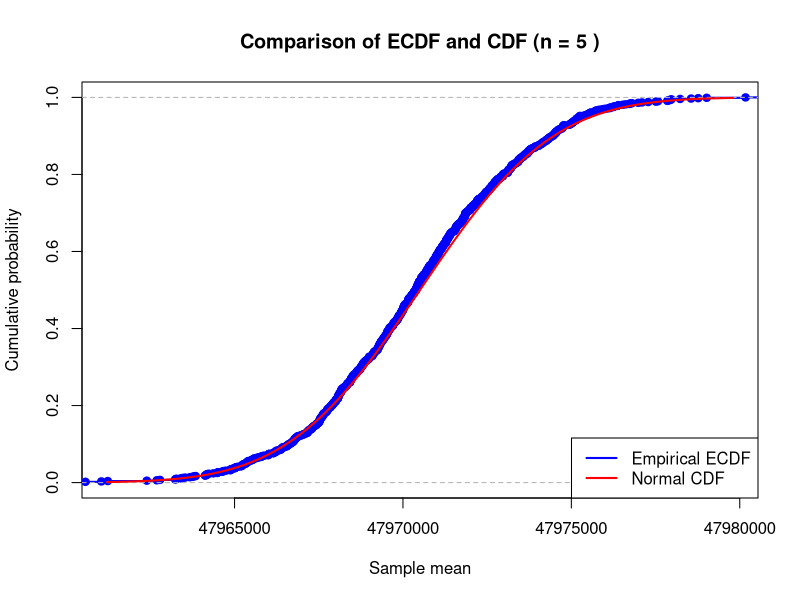
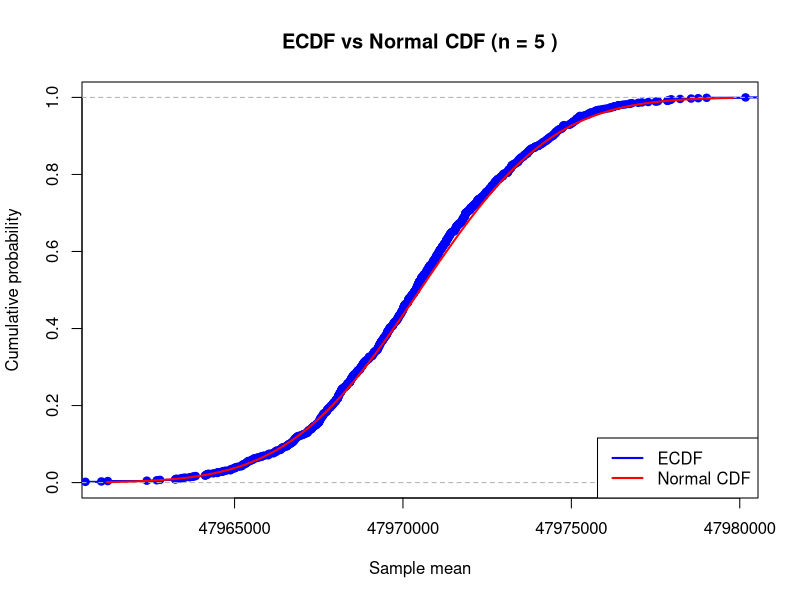
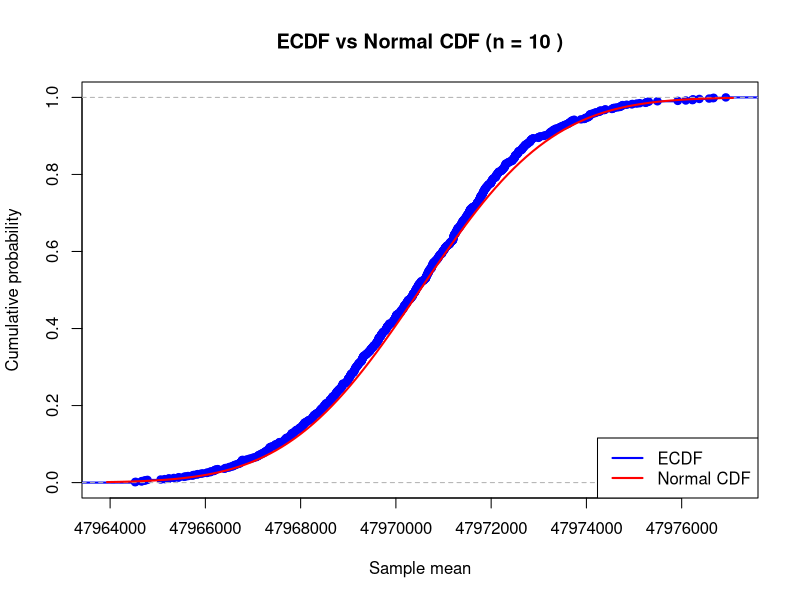
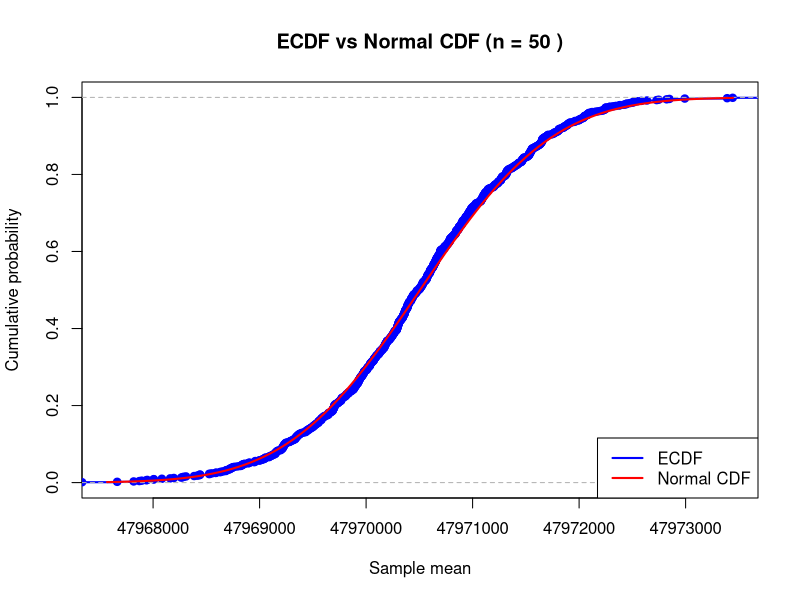
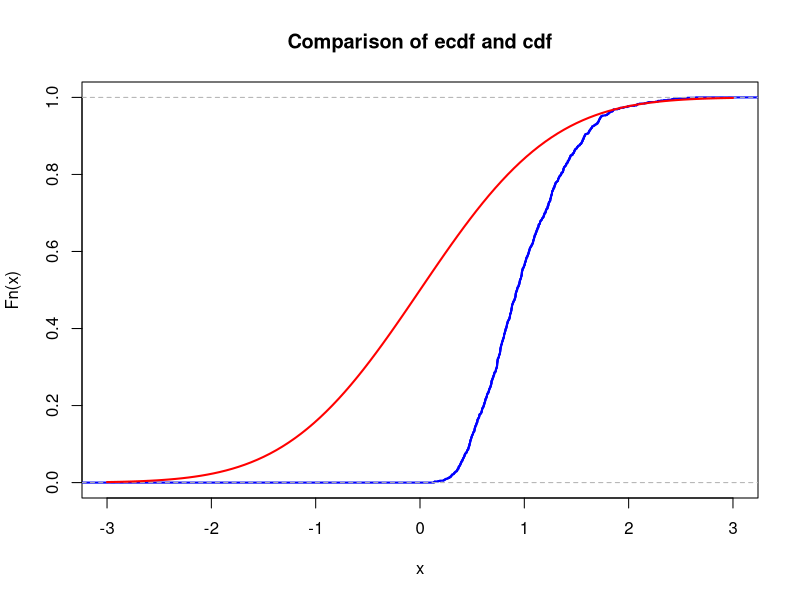
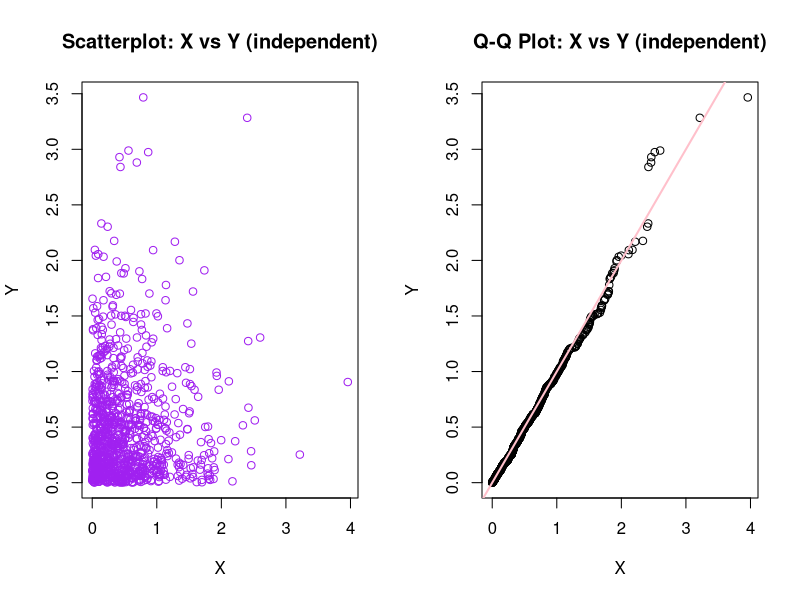
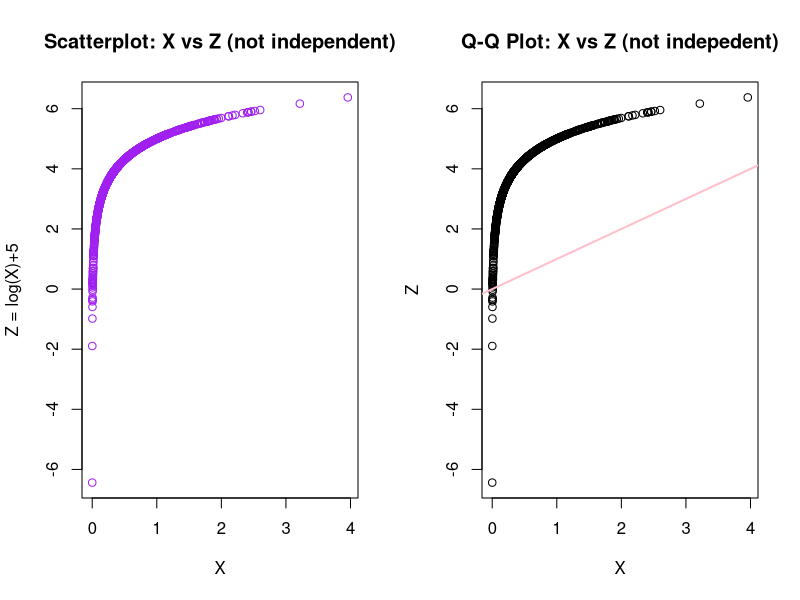

Generate these figures, in order, with R:
## ---- chunk 1
# your team id number 
                          ###
id <- 50                  ### Change to the correct id!
                          ###
set.seed(id)
p <- id/100
# matrices G and H
G <- matrix(c(1, 1, 1, 0, 0, 0, 0,
		1, 0, 0, 1, 1, 0, 0,
		0, 1, 0, 1, 0, 1, 0,
		1, 1, 0, 1, 0, 0, 1), nrow = 4, byrow = TRUE)
H <- t(matrix(c(1, 0, 1, 0, 1, 0, 1,
		0, 1, 1, 0, 0, 1, 1,
		0, 0, 0, 1, 1, 1, 1), nrow = 3, byrow = TRUE))
# cat("The matrix G is: \n") 
#G  
#cat("The matrix H is: \n") 
#H
#cat("The product GH must be zero: \n")
#(G%*%H) %%2
## ---- chunk 2
# generate N messages

message_generator <- function(N) {
  matrix(sample(c(0,1), 4*N, replace = TRUE), nrow = N)
}  
messages <- message_generator(100)
codewords <- (messages %*% G) %% 2
## ---- chunk 3
#  errors <- ...
#  received <-   
## ---- chunk 4
T_years <- 30.1
T <- T_years * 365 * 24 * 3600
lambda <- log(2) / T

team_id <- 15
m <- team_id * 10^-6

M <- 137
N_A <- 6 * 10^23

N <- (m / M) * N_A

mu <- N * lambda

K <- 10^3
n <- 5

set.seed(123)
sample_means <- colMeans(matrix(rpois(n * K, lambda = mu), nrow = n))

cat("Half-life period (s):", T, "\n")
cat("Lambda (decay probability per nucleus per second):", lambda, "\n")
cat("Number of atoms N:", N, "\n")
cat("Poisson parameter mu:", mu, "\n")


## ---- chunk 5
mu_theor <- mu
sigma_theor <- sqrt(mu / n)

cat("Theoretical mean (mu_theor):", mu_theor, "\n")
cat("Theoretical standard deviation (sigma_theor):", sigma_theor, "\n")


## ---- chunk 6
xlims <- c(mu_theor - 3 * sigma_theor, mu_theor + 3 * sigma_theor)

Fs <- ecdf(sample_means)

plot(Fs,
     xlim = xlims,
     ylim = c(0, 1),
     col = "blue",
     lwd = 2,
     main = paste("Comparison of ECDF and CDF (n =", n, ")"),
     xlab = "Sample mean",
     ylab = "Cumulative probability")

curve(pnorm(x, mean = mu_theor, sd = sigma_theor),
      col = "red",
      lwd = 2,
      add = TRUE)

legend("bottomright",
       legend = c("Empirical ECDF", "Normal CDF"),
       col = c("blue", "red"),
       lwd = 2,
       lty = 1)

xx <- seq(xlims[1], xlims[2], length.out = 400)
diff <- max(abs(Fs(xx) - pnorm(xx, mean = mu_theor, sd = sigma_theor)))


cat("Max difference between ECDF and Normal CDF =", diff, "\n")

## ---- chunk 7
analyze_n <- function(n, mu, K = 10^3, seed = 123) {
  set.seed(seed)
  samp_means <- colMeans(matrix(rpois(n * K, lambda = mu), nrow = n))
  mu_theor <- mu
  sigma_theor <- sqrt(mu / n)

  xlims <- c(mu_theor - 3 * sigma_theor, mu_theor + 3 * sigma_theor)
  Fs <- ecdf(samp_means)

  plot(Fs,
       xlim = xlims, ylim = c(0, 1),
       col = "blue", lwd = 2,
       main = paste("ECDF vs Normal CDF (n =", n, ")"),
       xlab = "Sample mean", ylab = "Cumulative probability")
  curve(pnorm(x, mean = mu_theor, sd = sigma_theor),
        col = "red", lwd = 2, add = TRUE)
  legend("bottomright", legend = c("ECDF", "Normal CDF"),
         col = c("blue", "red"), lwd = 2, lty = 1)

  xx <- seq(xlims[1], xlims[2], length.out = 400)
  diff <- max(abs(Fs(xx) - pnorm(xx, mean = mu_theor, sd = sigma_theor)))
  cat("n =", n, " | Max ECDF–CDF diff =", diff, "\n")
  invisible(diff)
}

diff5  <- analyze_n(5,  mu)
diff10 <- analyze_n(10, mu)
diff50 <- analyze_n(50, mu)

## ---- chunk 8
a <- 8 * 10^8

n_markov <- floor(0.05 * a / mu)

z <- 1.64485362695147
t <- (-z + sqrt(z^2 + 4 * a)) / 2
n_clt <- floor((t^2) / mu)

chernoff_ok <- function(n) {
  m <- n * mu
  if (m <= 0 || a < m) return(FALSE)
  y <- a / m
  bound <- exp(-m * (y * log(y) - y + 1))
  return(bound <= 0.05)
}

right <- floor(a / mu)
left  <- 1
best  <- 0
while (left <= right) {
  mid <- floor((left + right) / 2)
  if (chernoff_ok(mid)) {
    best <- mid
    left <- mid + 1
  } else {
    right <- mid - 1
  }
}
n_chernoff <- best

cat("=== Theoretical bounds for P(S_n < 8×10^8) >= 0.95 ===\n")
cat("Markov bound  : n =", n_markov,  "\n")
cat("Chernoff bound: n =", n_chernoff, "\n")
cat("CLT bound     : n =", n_clt,     "\n")
cat("------------------------------------------------------\n")
cat("Comparison (Markov < Chernoff < CLT expected)\n")


## ---- chunk 9
check_n <- function(n, mu, a, K = 10^4, seed = 123) {
  set.seed(seed)
  s <- rpois(K, lambda = n * mu)
  p_emp <- mean(s < a)
  cat("n =", n, "| Empirical P(S_n < a) =", p_emp, "\n")
  return(p_emp)
}

p_markov  <- check_n(n_markov,  mu, a)
p_chernoff<- check_n(n_chernoff,mu, a)
p_clt     <- check_n(n_clt,     mu, a)

## ---- chunk 10
nu1 <- 1  # change this!
K <- 1e3
n <- 5
sample_means <- colMeans(matrix(rexp(n*K, rate = nu1), nrow=n))
## ---- chunk 11
mu <- 0       # change this!
sigma <- 1    # change this!
## ---- chunk 12
xlims <- c(mu-3*sigma,mu+3*sigma)
Fs <- ecdf(sample_means)
plot(Fs, 
     xlim = xlims, 
     col = "blue",
     lwd = 2,
     main = "Comparison of ecdf and cdf")
curve(pnorm(x, mean = mu, sd = sigma), col = "red", lwd = 2, add = TRUE)
## ---- chunk 13
        id <- 15
		mu <- id
		sigma <- sqrt(2*id+7)
		N <- 100
		
		x_sample <- rnorm(N, mean = mu, sd = sigma)
		
		y_sample <- 1 / x_sample
		
		
		mean_X <- mean(x_sample)
		one_over_mean_X <- 1/mean_X
		mean_Y <- mean(y_sample)
		
		cat("Comparison:\n")
		cat("1/X̄ =", one_over_mean_X, "\n")
		cat("Ȳ =", mean_Y, "\n")
		cat("Difference:", abs(one_over_mean_X - mean_Y))
## ---- chunk 14
        lambda <- 2
		N <- 1000
		
		X <- rexp(N, rate = lambda)
		Y <- rexp(N, rate = lambda)
		Z <- log(X) + 5
		
		par(mfrow = c(1, 2))
		
		
		plot(X, Y, 
		     main = "Scatterplot: X vs Y (independent)",
		     xlab = "X", ylab = "Y", col = "purple")
		
		qqplot(X, Y, 
		     main = "Q-Q Plot: X vs Y (independent)")
		abline(0, 1, col = "pink", lwd = 2)
		
		
		plot(X, Z, 
		     main = "Scatterplot: X vs Z (not independent)",
		     xlab = "X", ylab = "Z = log(X)+5", col = "purple")
		
		qqplot(X, Z, 
		     main = "Q-Q Plot: X vs Z (not indepedent)")
		abline(0, 1, col = "pink", lwd = 2)
## ---- chunk 15
        n <- 3
		p <- 0.5
		N <- 100
		
		theoretical_E_X <- n * p
		theoretical_Var_X <- n * p * (1 - p)
		
		X <- rbinom(N, size = n, prob = p)
		
		sample_mean_X <- mean(X)
		sample_var_X <- var(X)
		# using formula
		x_bar <- mean(X)
		sample_var_X_method2 <- sum((X - x_bar)^2) / (N - 1)
		
		cat("Theoretical E[X]:", theoretical_E_X, "\n")
		cat("Sample mean:", sample_mean_X, "\n")
		cat("Theoretical Var(X):", theoretical_Var_X, "\n")
		cat("Sample variance:", sample_var_X, "\n")
		cat("using formula", sample_var_X_method2)
## ---- chunk 16
        Y <- 0.5 * X - 1

		theoretical_E_Y <- 0.5 * theoretical_E_X - 1
		theoretical_Var_Y <- (0.5^2) * theoretical_Var_X
		
		sample_mean_Y <- mean(Y)
		sample_var_Y <- var(Y)
		# using formula
		y_bar <- mean(Y)
		sample_var_Y_method2 <- sum((Y - y_bar)^2) / (N - 1)
		
		cat("Theoretical E[Y]:", theoretical_E_Y, "\n")
		cat("Sample mean:", sample_mean_Y, "\n")
		cat("Theoretical Var(Y):", theoretical_Var_Y, "\n")
		cat("Sample variance:", sample_var_Y, "\n")
		cat("using formula", sample_var_Y_method2)
